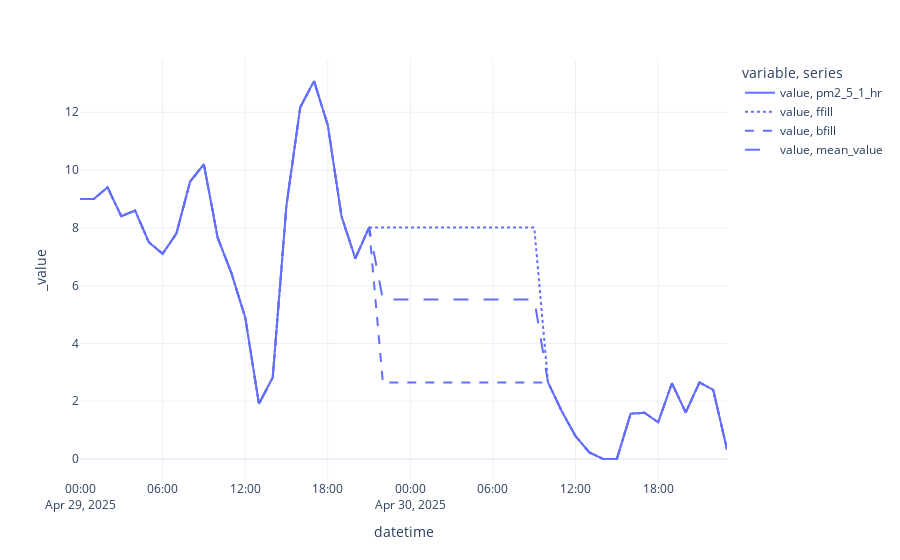

Write notebook code for a chart like this one.
### Markdown cell above
### Techniques to fill missing values

### Code cell
_df = df.copy()
_df["ffill"] = _df['pm2_5_1_hr'].ffill() # forward fill / last observation carried forward
_df["bfill"] = _df['pm2_5_1_hr'].bfill() # backward fill
_df["mean_value"] = _df['pm2_5_1_hr'].fillna(df['pm2_5_1_hr'].mean()) # mean fill

plot_df = pd.melt(_df.reset_index(), id_vars='datetime',var_name='series')
fig = px.line(plot_df, x='datetime',y=['value'],line_dash='series')
#fig = format_plot(fig, ['Original', 'Forward Fill', 'Backward Fill', "Mean Value Fill"])
fig.show()
